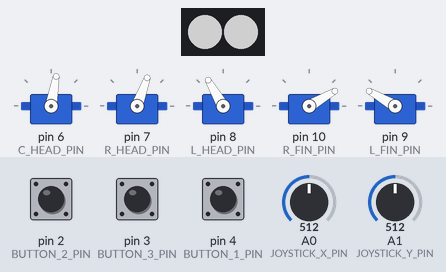
Simulated run of this sketch. Board: Arduino Uno, built with avr-gcc and run on an emulated ATmega328P. Shown: 5 × servo, 2 RGB LEDs in strip order, left to right. The test bench sets the inputs (shaded band); at power-on: pin 2 (BUTTON_2_PIN) LOW, A0 (JOYSTICK_X_PIN) = 512, A1 (JOYSTICK_Y_PIN) = 512, pin 3 (BUTTON_3_PIN) LOW, pin 4 (BUTTON_1_PIN) LOW. Dim RGB values are drawn brighter than linear.

Above: at 1.2 s.
1.3 s: pin 2 (BUTTON_2_PIN) pulled HIGH for 0.15 s
At 4.1 s:
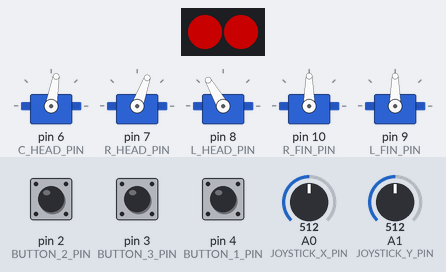
4.3 s: A0 (JOYSTICK_X_PIN) set to 333
5.8 s: A0 (JOYSTICK_X_PIN) set to 308
At 6.6 s:
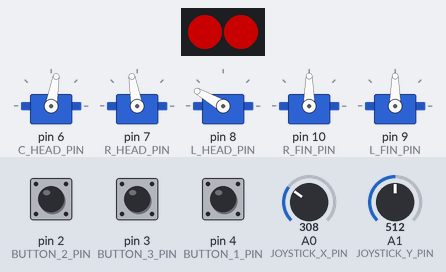
7.3 s: pin 2 (BUTTON_2_PIN) pulled HIGH for 1 s
At 10.1 s:
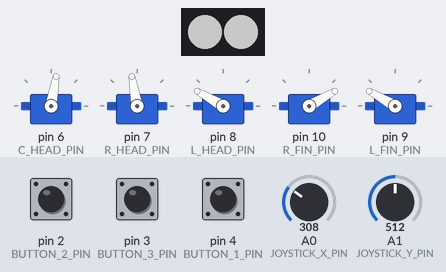
10.3 s: A1 (JOYSTICK_Y_PIN) set to 833
11.8 s: A1 (JOYSTICK_Y_PIN) set to 860
At 12.3 s:
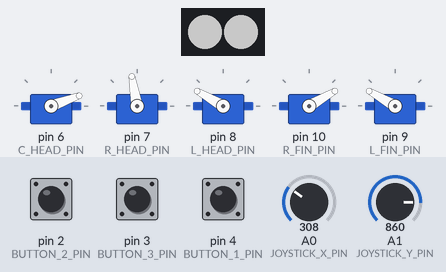
Timing chart, 0 to 14.3 s (numbered marks = the images above; inputs shaded):
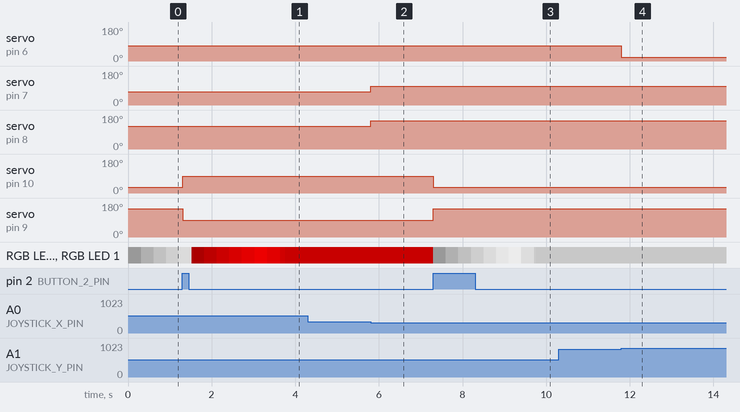

The sketch:

FullHelmet.ino
```cpp
/**
 * This is the complete arduino sketch which is really just putting all the
 * individual sketches together.
 *
 * Use and modify as you like!
 *
 * Author: Thomas Carney
 * Date: 04/04/2018
 * Last Update: 04/04/2018
 */

// Tie in necessary libraryies
#include <Adafruit_NeoPixel.h> // for NeoPixel.
#include <Servo.h>  // for servos.

// Specify the pins to which buttons are attached.
const int BUTTON_1_PIN = 4;
const int BUTTON_2_PIN = 2;
const int BUTTON_3_PIN = 3;

// Specify the pin for NeoPixel strip.
const int NEO_PIN = 11; // Data pin for the NeoPixels.

// Specify the analog pins used by the joystick potentiometers.
const int JOYSTICK_X_PIN = 0;
const int JOYSTICK_Y_PIN = 1;

// Specify pins used by each servo.
const int C_HEAD_PIN = 6;
const int R_HEAD_PIN = 7;
const int L_HEAD_PIN = 8;
const int R_FIN_PIN = 10; // Right fin servo.
const int L_FIN_PIN = 9; // Left pin servo.

/*  Specify servo angles where the head appears "centered". This may
 *  vary due to multiple items, primarily hardware related to housing
 *  and mounting the servos onto the helmet, adjust as needed.
 */
const int C_HEAD_HOME = 80;
const int R_HEAD_HOME = 70;
const int L_HEAD_HOME = 120;

/*  Specify the max angles head servos can vary from center.
 *
 *  HEAD_TILT: How far servo C can tilt in either direction.
 *  HEAD_RISE: How far servo L and R can turn towards from the helmet body.
 *  HEAD_DIP: How far servo L and R can turn away from the helmet body.
 *
 *  Since our rig requires L and R move in lockstep and doesn't angle the
 *  head up or down, RISE and DIP should be the same. If your setup doesn't
 *  have said requirement, adjust as appropriate.
 */
const int TILT_LIMIT = 60;
const int RISE_LIMIT = 30;
const int DIP_LIMIT = 30;

/* Define key angles for fin servos.
 * HOME = Angle at which fins are collapsed (passive).
 * RANGE = Spread distance from HOME when expanded (aggressive)
 */
const int R_FIN_HOME = 30;
const int L_FIN_HOME = 150;
const int FIN_RANGE = 60;

// Define how moods are differentiated.
const int PASSIVE_MOOD = 0;
const int AGGRESSIVE_MOOD = 1;
int currentMood = 0;
volatile boolean moodChanged = true; // Keep volatile (Used by ISR).

/**
 * I don't deal with the button setup to change mode here but they are
 * required and you can manually change it for testing.
 */
const int JERKY_MODE = 0;
const int SMOOTH_MODE = 1;
volatile int currentMode = JERKY_MODE;

/*   numZones is really just a shortcut for determining each arrays length
 *   dynamically. For now however, keep in mind you will have to make other
 *   changes if you decide to alter the zone count in either direction.
 */
const int numZones = 10;

// Masks for whether a zone is active/inactive... 0 = inactive, 1 = active.
const int lateralJerkyZones[] = {1, 1, 1, 0, 0, 0, 0, 1, 1, 1}; // R to L
const int lateralSmoothZones[] = {1, 1, 1, 1, 0, 0, 1, 1, 1, 1}; // R to L
const int tiltJerkyZones[] = {1, 1, 0, 0, 0, 0, 0, 0, 1, 1}; // R to L (Up to Down on stick)
const int tiltSmoothZones[] = {1, 1, 1, 0, 0, 0, 0, 1, 1, 1}; //R to L (Up to Down on stick)

// Number of degrees servos will move in each zone (smooth mode only).
const int lateralMoveAmount[] = {4, 3, 2, 1, 0, 0, 1, 2, 3, 4};
const int tiltMoveAmount[] = {3, 2, 1, 0, 0, 0, 0, 1, 2, 3};

/* The NeoPixel Strip object is used to represent/control the pixels.
 * Parameter 1 = Number of pixels in the strip.
 * Parameter 2 = Pin used for data input.
 * Parameter 3 = Pixel type flags... see documentation!
 */
const int NUM_PIXELS = 2; // Number of pixels on chain (One per eye).
Adafruit_NeoPixel strip = Adafruit_NeoPixel(NUM_PIXELS, NEO_PIN, NEO_GRB);

// Will hold RGB values, 0 = off, 255 = max.
int red = 100;
int green = 100;
int blue = 100;

// Create the servo objects which we'll manipulate.
Servo headCenterServo;
Servo headRightServo;
Servo headLeftServo;
Servo finRightServo;
Servo finLeftServo;


void setup() {

  pinMode(BUTTON_1_PIN, INPUT);
  pinMode(BUTTON_2_PIN, INPUT);
  pinMode(BUTTON_3_PIN, INPUT);

  // With the debounce circuit, pins will be low while buttons are open.
  attachInterrupt(digitalPinToInterrupt(BUTTON_2_PIN), changeMood, RISING);
  attachInterrupt(digitalPinToInterrupt(BUTTON_3_PIN), changeMode, RISING);

  // Attach each servo to its input pin.
  headCenterServo.attach(C_HEAD_PIN);
  headRightServo.attach(R_HEAD_PIN);
  headLeftServo.attach(L_HEAD_PIN);
  finRightServo.attach(R_FIN_PIN);
  finLeftServo.attach(L_FIN_PIN);

  // Initially center the head.
  headCenterServo.write(C_HEAD_HOME);
  headRightServo.write(R_HEAD_HOME);
  headLeftServo.write(L_HEAD_HOME);
  finRightServo.write(R_FIN_HOME);
  finLeftServo.write(L_FIN_HOME);

  // Init the NeoPixels strip.
  strip.begin();

  // Set some initial colors.
  for(int i = 0; i < NUM_PIXELS; i++) {

    strip.setPixelColor(i, red, green, blue);


  }

  // Send color instructions to the strip.
  strip.show();

} // end setup


void loop() {

  int lateralZone = getZone(analogRead(JOYSTICK_X_PIN));
  int tiltZone = getZone(analogRead(JOYSTICK_Y_PIN));

  boolean lateralMovementRequested = isLateralMovementRequested(lateralZone);
  boolean tiltRequested = isTiltRequested(tiltZone);

  updateMoodEffects();

  // Check for movement requests, if none, poll button.
  if(lateralMovementRequested || tiltRequested) {

    if(lateralMovementRequested) {

      updateLateralRotation(lateralZone);

    }

    if(tiltRequested) {

      updateTilt(tiltZone);

    }

  } else {

    if(digitalRead(BUTTON_1_PIN)) {

      recenterHead();

    }

  } // end outer IF-ELSE block

} // end loop


/**
 * This function takes the value (converted via A/D converter) present on an analog
 * pin and converts it to a its respective zone.
 *
 * @param value - The A/D converted value on a pin.
 */
int getZone(int value) {

  /*
   * Technically the analog to digital converter returns 0 to 1023 but
   * due to resistance along the circuit, the joystick issn't receiving
   * a full 5V. This means zones at the far ends never trigger. To
   * adjust, I'm reducing the max value closer to what I'm actually
   * seeing.
   */
  return map(value, 0, 950, 1, numZones);

} // end getZone


/**
 * This function takes a zone for lateral movement and determines whether or
 * not to turn the head.
 *
 * @param zone - The zone to check.
 */
boolean isLateralMovementRequested(int zone) {

  // Arrays start at 0, zones start at 1 so shift by 1.
  if((currentMode == JERKY_MODE && lateralJerkyZones[zone - 1] == 1) ||
     (currentMode == SMOOTH_MODE && lateralSmoothZones[zone - 1] == 1)) {

    return true;

  }

  return false;

} // end isLateralMovementRequested


/**
 * This function will take the zone for head tilt and determine whether or
 * not to tilt the head.
 *
 * @param zone - The zone to check.
 */
boolean isTiltRequested(int zone) {

  if((currentMode == JERKY_MODE && tiltJerkyZones[zone - 1] == 1) ||
     (currentMode == SMOOTH_MODE && tiltSmoothZones[zone - 1] == 1)) {

    return true;

  }

  return false;

} // end isTiltRequested


/**
 * This function will handle any requests to update and turn the head left
 * or right.
 *
 * @param zone - The zone the joystick was in when the request was made.
 */
void updateLateralRotation(int zone) {

  // Used to log timing, don't change.
  static long lastUpdateTime = 0;

  /*  The servos can make changes faster than needed or wanted. To smooth
   *  movements out and avoid innundating them with rapid requests, alter
   *  this value until movments feel natural or the way you like.
   */
  int movementDelayInterval = 25;

  // Only change if the desired interval since last update has passed.
  if(hasEnoughTimePassed(movementDelayInterval, lastUpdateTime)) {

    // Zone arrays move R to L.
    if(zone <= numZones / 2) {

      turnRight(zone);

    } else {

      turnLeft(zone);

    }

    lastUpdateTime = millis();

  }

} // end updateHorizontal


/**
 * This function handles lateral turns to the right.
 *
 * @param zone - The zone the joystick was in when the request was made.
 */
void turnRight(int zone) {

  int angleR = headRightServo.read();
  int angleL = headLeftServo.read();

  /**
   * Turns to the right mean the angle on both R and L servos will
   * increase. R will turn towards the main helmet (RISE), L will turn
   * away (DIP). We also need to make sure they don't turn past their
   * safety limits.
   */

  // Handle right servo, only change if not already at the limit.
  if(angleR < R_HEAD_HOME + RISE_LIMIT) {

    if(currentMode == JERKY_MODE) {

      angleR = R_HEAD_HOME + RISE_LIMIT;

    } else { // Smooth mode

      angleR = min(angleR + lateralMoveAmount[zone - 1], R_HEAD_HOME + RISE_LIMIT);

    }

    headRightServo.write(angleR);

  }

  // Handle left servo, only change if not already at the limit.
  if(angleL < L_HEAD_HOME + DIP_LIMIT) {

    if(currentMode == JERKY_MODE) {

      angleL = L_HEAD_HOME + DIP_LIMIT;

    } else { // Smooth Mode

      angleL = min(angleL + lateralMoveAmount[zone - 1], L_HEAD_HOME + DIP_LIMIT);

    }

    headLeftServo.write(angleL);

  }

} // end turnRight


/**
 * This function handles lateral turns to the left.
 *
 * @param zone - The zone the joystick was in when the request was made.
 */
void turnLeft(int zone) {

  int angleR = headRightServo.read();
  int angleL = headLeftServo.read();

  /**
   * Turns to the left mean the angle on both R and L servos will
   * decrease. R will turn away from the main helmet (DIP), L will turn
   * towards (RISE). We also need to make sure they don't turn past their
   * safety limits.
   */

  // Handle right servo, only change if not already at the limit.
  if(angleR > R_HEAD_HOME - DIP_LIMIT) {

    if(currentMode == JERKY_MODE) {

      angleR = R_HEAD_HOME - DIP_LIMIT;

    } else { // Smooth Mode

      angleR = max(angleR - lateralMoveAmount[zone - 1], R_HEAD_HOME - DIP_LIMIT);

    }

    headRightServo.write(angleR);

  }

  // Handle left servo, only change if not already at the limit.
  if(angleL > L_HEAD_HOME - RISE_LIMIT) {

    if(currentMode == JERKY_MODE) {

      angleL = L_HEAD_HOME - RISE_LIMIT;

    } else { // Smooth mode

      angleL = max(angleL - lateralMoveAmount[zone - 1], L_HEAD_HOME - RISE_LIMIT);

    }

    headLeftServo.write(angleL);

  }

} // end turnLeft


/**
 * This function will handle any requests to update the heads tilt left
 * or right.
 *
 * @param zone - The zone the joystick was in when the request was made.
 */
void updateTilt(int zone) {

  // Used to log timing, don't change.
  static long lastUpdateTime = 0;

  /*  Servos can make changes faster than needed or even wanted. To smooth
   *  movements out and avoid innundating them with rapid requests, alter
   *  this value until movments feel natural or just the way you like.
   */
  int tiltDelayInterval = 25;

  if(hasEnoughTimePassed(tiltDelayInterval, lastUpdateTime)){

    // Zone arrays for tilt move R to L.
    if(zone <= numZones / 2) {

      tiltRight(zone);

    } else {

      tiltLeft(zone);

    }

    lastUpdateTime = millis();

  }

} // end updateTilt


/**
 * This function handles tilting the head to the right.
 *
 * @param zone - The zone the joystick was in when the request was made.
 */
void tiltRight(int zone) {

  int angleC = headCenterServo.read();

  /**
   * Tilting to the right means the angle on servo C will increase. This is
   * simpler than lateral movements but we still need to make sure it doesn't
   * turn past a safe limit.
   */

  // Only change if not already at the limit.
  if(angleC < C_HEAD_HOME + TILT_LIMIT) {

    if(currentMode == JERKY_MODE) {

      angleC = C_HEAD_HOME + TILT_LIMIT;

    } else { // Smooth mode

      angleC = min(angleC + tiltMoveAmount[zone - 1], C_HEAD_HOME + TILT_LIMIT);

    }

    headCenterServo.write(angleC);

  }

} // end tiltRight


/**
 * This function handles tilting the head to the left.
 *
 * @param zone - The zone the joystick was in when the request was made.
 */
void tiltLeft(int zone) {

  int angleC = headCenterServo.read();

  /**
   * Tilting to the left means the angle on servo C will decrease. This is
   * simpler than lateral movements but we still need to make sure it doesn't
   * turn past a safe limit.
   */

  // Only change if not already at the limit.
  if(angleC > C_HEAD_HOME - TILT_LIMIT) {

    if(currentMode == JERKY_MODE) {

      angleC = C_HEAD_HOME - TILT_LIMIT;

    } else { // Smooth mode

      angleC = max(angleC - tiltMoveAmount[zone - 1], C_HEAD_HOME - TILT_LIMIT);

    }

    headCenterServo.write(angleC);

  }

} // end tiltLeft


/**
 * This function is used to recenter the head/mask.
 */
void recenterHead() {

  /* We don't want to trigger this repetatively if the button gets
   * held down for more than one loop so we'll check that a minimum
   * time has passed between performing this action.
   */
  static long lastUpdateTime = 0;
  long buttonDelayInterval = 250;

  if(hasEnoughTimePassed(buttonDelayInterval, lastUpdateTime)) {

    headCenterServo.write(C_HEAD_HOME);
    headRightServo.write(R_HEAD_HOME);
    headLeftServo.write(L_HEAD_HOME);
    lastUpdateTime = millis();

  }

} // end recenterHead


/**
 * This function will handle all updates related to helmets "mood"
 * and the outward effects.
 */
void updateMoodEffects() {

  boolean resetEyes = false;
  boolean resetFins = false;

  // Check if the change mood button was pressed.
  if(moodChanged) {

    // Trigger the reset of all mood indicators.
    resetEyes = true;
    resetFins = true;

    // Modify Globals.
    currentMood = (currentMood + 1) % 2; // Change mood.
    moodChanged = false; // Acknowledge/reset notification.

  }

  /* See if the color needs updating, returns a boolean true if values
   * were changed (false otherwise). If no changes occured then no need
   * to push the same values again.
   */
  if(updateColorValues(resetEyes)) {

    for(int i = 0; i < NUM_PIXELS; i++) {

      strip.setPixelColor(i, red, green, blue);
      strip.show();

    }

  }

  updateFinPositions(resetFins);

}


/**
 * This function will update fin positions. This may include resetting the fins
 * between mood changes or random fluxuations done for effect.
 *
 * @param resetFins - A boolean true if the fins should be reset, otherwise false.
 * The exact position will depend current mood of the system.
 */
void updateFinPositions(boolean resetFins) {

  if(resetFins) {

    if(currentMood) {

      finRightServo.write(R_FIN_HOME);
      finLeftServo.write(L_FIN_HOME);

    } else {

      finRightServo.write(R_FIN_HOME + FIN_RANGE);
      finLeftServo.write(L_FIN_HOME - FIN_RANGE);

    }

  }

} // end updateFinPositions


/**
 * This function handles updating pixel color values. This may include
 * resetting colors do to mood change, as part of the animation cycle or random
 * fluxuations done for effect.
 *
 * @param resetEyes - A boolean true if the eyes should reset, false otherwise.
 * The colors will depend on current mood of the system.
 *
 * @return - A boolean true if colors were updated/changed, false otherwise.
 */
boolean updateColorValues(boolean resetEyes) {

  // Call the appropriate update function.
  if(currentMood) {

    return updatePassiveColors(resetEyes);

  } else {

    return updateAggressiveColors(resetEyes);

  }

} // end updateColorValues


/**
 * This method is used to update colors while in the angry/agressive state.
 *
 * @param resetEyes - A boolean true if the update should start from reset,
 * false otherwise.
 *
 * @return - A boolean true if colors were updated/changed, false otherwise.
 */
boolean updateAggressiveColors(boolean resetEyes) {

  // Used to log timing.
  static long lastUpdateTime = 0;

  // Constants specific to the angry state.
  const int BASE_RED = 25;
  const int MID_RED = 100;
  const int OVERLOAD = 100; // Will pulse this far above mid levels.

  // Timing variables for each phase.
  const long PHASE_2_DELAY = 10;
  const long PHASE_3_DELAY = 7;

  // Booleans to control phases of the animation.
  static boolean phase2 = false;
  static boolean phase3 = false;

  // Return value, must be updated if values are changed.
  boolean valuesChanged = false;

  /* This outer IF-Else block work kind of like Keyframes or "phases" moving
   * from one action to another. This is a fairly short example but add/remove
   * phases until you reach the desired effect.
   *
   * Phase 1: Reset the eyes to a dim red.
   * Phase 2: Raise eye brightness to overloaded state.
   * Phase 3: Cool down eyes to standard level.
   * Stay Put!
   */
  if(resetEyes) {

    red = BASE_RED;
    green = 0;
    blue = 0;

    phase2 = true; // Trigger the next phase.
    valuesChanged = true;

  } else if(phase2) {

    // Change delay to speed up or slow down the overload speed.
    if(valuesChanged = hasEnoughTimePassed(PHASE_2_DELAY, lastUpdateTime)) {

      red++;

    }

    // Once overloaded, move to next phase.
    if(red == MID_RED + OVERLOAD) {

      phase2 = false; // Trigger the next phase.
      phase3 = true;

    }

  } else if(phase3) {

    // Change delay to speed up or slow the cool down.
    if(valuesChanged = hasEnoughTimePassed(PHASE_3_DELAY, lastUpdateTime)) {

      red--;

    }

    // Once eyes have cooled down, move past phase 3.
    if(red == MID_RED) {

      phase3 = false;

    }

  }

  if(valuesChanged) {

    lastUpdateTime = millis();

  }

  return valuesChanged;

} // end updateAngryColors


/**
 * This method is used to update colors while in the passive state.
 *
 * @param resetEyes - A boolean true if the update should start from reset,
 * false otherwise.
 *
 * @return - A boolean true if colors were updated/changed, false otherwise.
 */
boolean updatePassiveColors(boolean resetEyes) {

  // Used to log timing.
  static int lastUpdateTime = 0;

  // Costants specific to the passive state.
  const int BASE_RED = 25;
  const int BASE_GREEN = 25;
  const int BASE_BLUE = 25;
  const int MID_RED = 100;
  const int MID_GREEN = 100;
  const int MID_BLUE = 100;
  const int OVERLOAD = 100;

  // Timing variables for each phase.
  const long PHASE_2_DELAY = 10;
  const long PHASE_3_DELAY = 7;

  // Booleans to control phases of the animation.
  static boolean phase2 = false;
  static boolean phase3 = false;

  // Return value, update if values actually change.
  boolean valuesChanged = false;

  /* This outer IF-Else block work kind of like Keyframes or "phases" moving
   * from one action to another. This is a fairly short example but add/remove
   * phases until you reach the desired effect.
   *
   * Phase 1: Reset the eyes to a dim white.
   * Phase 2: Raise eye brightness to overloaded state.
   * Phase 3: Cool down eyes to standard level.
   * Stay Put!
   */
  if(resetEyes) {

    red = BASE_RED;
    green = BASE_GREEN;
    blue = BASE_BLUE;

    phase2 = true; // Trigger the next phase.
    valuesChanged = true;

  } else if(phase2) {

    // Change delay to speed up or slow the cool down.
    if(valuesChanged = hasEnoughTimePassed(PHASE_2_DELAY, lastUpdateTime)) {

      incrementPassiveColors();

    }

    // Once the eyes have reached max brightness.
    if(red == MID_RED + OVERLOAD) {

      phase2 = false; // This phase is over.
      phase3 = true; // Next phase begins.

    }

  } else if(phase3) {

    // Change delay to speed up or slow the cool down.
    if(valuesChanged = hasEnoughTimePassed(PHASE_3_DELAY, lastUpdateTime)) {

      decrementPassiveColors();

    }

    // Once settled, move to standard animation.
    if(red <= MID_RED) {

      phase3 = false; // This phase is over.

    }

  }

  if(valuesChanged) {

    lastUpdateTime = millis();

  }

  return valuesChanged;

} // end updatePassiveColors


/**
 * This function is used to increment the colors while in the passive state.
 */
void incrementPassiveColors() {

  red++;
  green++;
  blue++;

} // end incrementPassiveColors


/**
 * This function is used to decrement colors while in the passive state.
 */
void decrementPassiveColors() {

  red--;
  green--;
  blue--;

} // end decrementPassiveColors


/**
 * A helper method used to delay or prevent repetative actions without wasting
 * processor time.
 *
 * @param delayInterval - The minimum time between identical actions.
 *
 * @param lastUpdateTime - The last time the specific action was taken.
 */
boolean hasEnoughTimePassed(long delayInterval, long lastUpdateTime) {

  return (millis() - lastUpdateTime) >= delayInterval;

} // end hasEnoughTimePassed


/**
 * Interrupt Service Routine for the change mood button.
 */
void changeMood() {

  /* There is a specific animation that occurs each time the mood flips which
   * involvs the eyes and ear fins. We really shouldn't deal with that in this
   * service routine because nothing else will get happen until it wraps up.
   * So, we're going to flag that a change was requested and the main loop
   * will handle in it's own way.
   */
  moodChanged = true; // Flag for outside methods to do something.

} // end changeMood

/**
 * Interrupt Service Routine for the change mode button.
 */
void changeMode() {

  // Simply toggling between 0 and 1.
  currentMode = (currentMode + 1) % 2;

} // end changeMode
```

Measured:
- the behaviour switches between 317 and 316 on A0 (JOYSTICK_X_PIN) (found by bisection; images 1 and 2)
- the behaviour switches between 844 and 845 on A1 (JOYSTICK_Y_PIN) (found by bisection; images 3 and 4)
- after the input at 1.3 s, servo on pin 10 (R_FIN_PIN): 30° → 90° at once; servo on pin 9 (L_FIN_PIN): 150° → 90° at once
- after the input at 4.3 s, every drawn part: stays the same
- after the input at 5.8 s, servo on pin 7 (R_HEAD_PIN): 70° → 100° at once; servo on pin 8 (L_HEAD_PIN): 120° → 150° at once
- after the input at 7.3 s, servo on pin 10 (R_FIN_PIN): 90° → 30° at once; servo on pin 9 (L_FIN_PIN): 90° → 150° at once; RGB LED 0, RGB LED 1: RGB(100, 0, 0) → RGB(25, 25, 25) at once, → RGB(55, 55, 55) 0.30 s later, → RGB(85, 85, 85) 0.30 s later, → RGB(115, 115, 115) 0.30 s later, … (10 changes in this stretch)
- after the input at 10.3 s, every drawn part: stays the same
- after the input at 11.8 s, servo on pin 6 (C_HEAD_PIN): 80° → 20° at once
